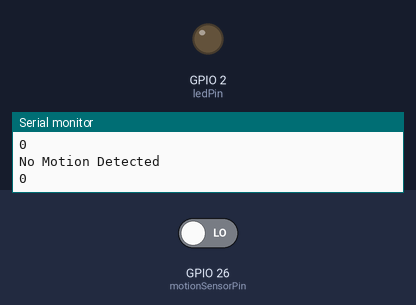
Bench run of a sketch on a simulated ESP32. Shown: output pins drawn as LEDs (lit = HIGH), the last lines printed to the serial monitor. The inputs (shaded band) are chosen by the test bench; at power-on: GPIO 26 (motionSensorPin) LOW.

Above: at 14.8 s.
14.9 s: GPIO 26 (motionSensorPin) driven HIGH
At 24.2 s:
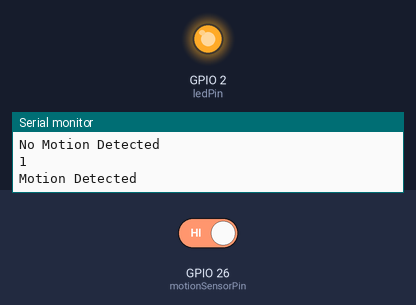
27.5 s: GPIO 26 (motionSensorPin) driven LOW
At 28.1 s:
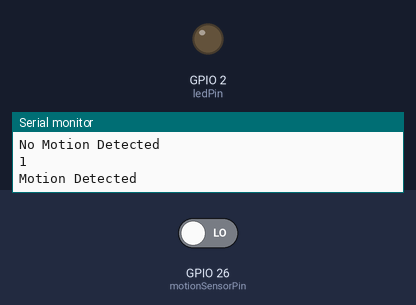
Timing chart, 0 to 30.5 s (numbered marks = the images above; inputs shaded):
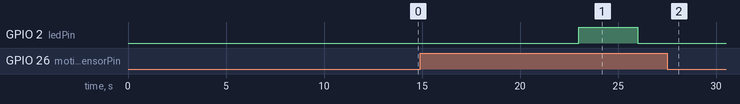

Measured:
- after the input at 14.9 s, GPIO 2 (ledPin): LOW → HIGH after 8.1 s, → LOW 3.0 s later
- after the input at 27.5 s, GPIO 2 (ledPin): stays LOW (without the input it goes to HIGH after 5.5 s)

The sketch:

motion_sensor.ino
```cpp
int motionSensorPin = 26;
int ledPin = 2;

void setup() {
  // put your setup code here, to run once:
 pinMode(motionSensorPin, INPUT);
 pinMode(ledPin, OUTPUT);
Serial.begin(115200);
}

void loop() {
  // put your main code here, to run repeatedly:

int sensorValue = digitalRead(motionSensorPin);
 Serial.println(sensorValue);
delay(2000);

if(sensorValue == HIGH){
  digitalWrite(ledPin,HIGH);
  Serial.println("Motion Detected");
  delay(3000);
  digitalWrite(ledPin,LOW);
}else{
    digitalWrite(ledPin,LOW);
      Serial.println("No Motion Detected");
}
delay(5000);
}
```
